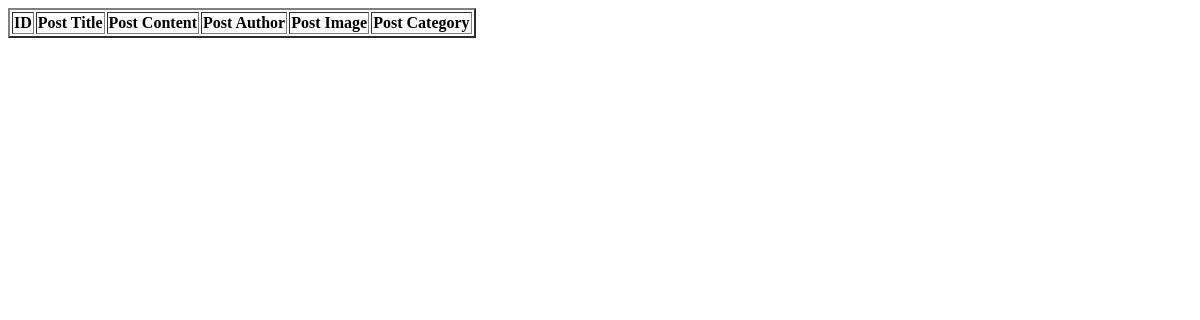
/blog/dashboard, run on an earlier commit of the app's database.
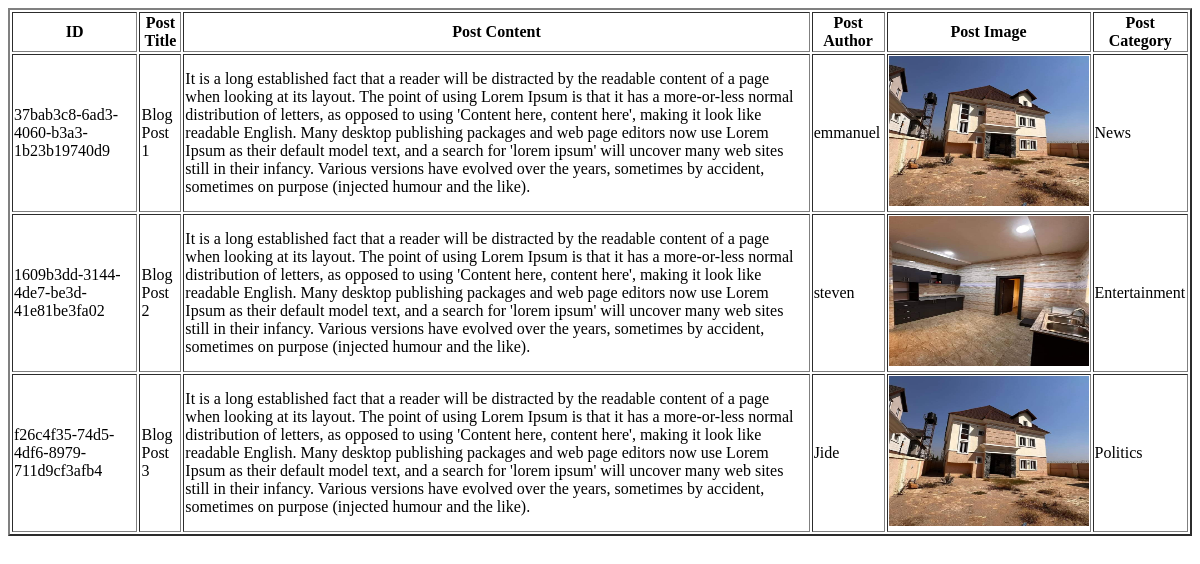
And on a later commit of the database.
### blog/models.py (models this page shows, shortened)
class Blog_Post(models.Model):
    id=models.URLField(primary_key=True, editable=False, default=uuid.uuid4)
    title=models.CharField(max_length=255)
    content=models.TextField()
    author=models.ForeignKey(User, on_delete=models.CASCADE)
    post_images=models.ImageField(upload_to='post_images', default="post.jpg")
    category=models.ForeignKey(Category, on_delete=models.CASCADE)

class Category(models.Model):
    id=models.URLField(primary_key=True, editable=False, default=uuid.uuid4)
    title=models.CharField(max_length=255)
    def __str__(self):
        return self.title

### blog/views.py (the view)
# urls.py: path('dashboard', list_blog_posts, name="blog_post_list" )
def list_blog_posts(request):
    posts= Blog_Post.objects.all()
    return render(request, 'posts/dashboard.html', {"posts": posts})

### blog/templates/posts/dashboard.html (shortened to what this page needs)
<!DOCTYPE html>
<html lang="en">
<head>
</head>
<body>
   <table border="2px solid red">
        <tr>
              <th> ID </th>
              <th> Post Title </th>
              <th> Post Content </th>
              <th> Post Author </th>
              <th> Post Image</th>
              <th> Post Category  </th>
        </tr>
        {% for post in posts %}
            <tr>
                    <td> {{ post.id}} </td>
                    <td> {{ post.title}} </td>
                    <td> {{ post.content}} </td>
                    <td> {{ post.author}} </td>
                    <td> <img src="{{post.post_images.url }}" width="200px" height="150px"/> </td>
                    <td> {{ post.category}} </td>
            </tr>
        {% endfor %}
   </table>
</body>
</html>

What changed in the data, as far as the page shows it:
added Blog_Post: id "37bab3c8-6ad3-4060-b3a3-1b23b19740d9", title "Blog Post 1", content "It is a long established fact that a reader will be distracted by the readable content of a page when looking at its layout. The point of using Lorem Ipsum is that it has a more-or-less normal distribution of letters, as opposed to using 'Content here, content here', making it look like readable English. Many desktop publishing packages and web page editors now use Lorem Ipsum as their default model text, and a search for 'lorem ipsum' will uncover many web sites still in their infancy. Various versions have evolved over the years, sometimes by accident, sometimes on purpose (injected humour and the like).", author "emmanuel", post_images (picture), category "News"
added Blog_Post: id "1609b3dd-3144-4de7-be3d-41e81be3fa02", title "Blog Post 2", content "It is a long established fact that a reader will be distracted by the readable content of a page when looking at its layout. The point of using Lorem Ipsum is that it has a more-or-less normal distribution of letters, as opposed to using 'Content here, content here', making it look like readable English. Many desktop publishing packages and web page editors now use Lorem Ipsum as their default model text, and a search for 'lorem ipsum' will uncover many web sites still in their infancy. Various versions have evolved over the years, sometimes by accident, sometimes on purpose (injected humour and the like).", author "steven", post_images (picture), category "Entertainment"
added Blog_Post: id "f26c4f35-74d5-4df6-8979-711d9cf3afb4", title "Blog Post 3", content "It is a long established fact that a reader will be distracted by the readable content of a page when looking at its layout. The point of using Lorem Ipsum is that it has a more-or-less normal distribution of letters, as opposed to using 'Content here, content here', making it look like readable English. Many desktop publishing packages and web page editors now use Lorem Ipsum as their default model text, and a search for 'lorem ipsum' will uncover many web sites still in their infancy. Various versions have evolved over the years, sometimes by accident, sometimes on purpose (injected humour and the like).", author "Jide", post_images (picture), category "Politics"
